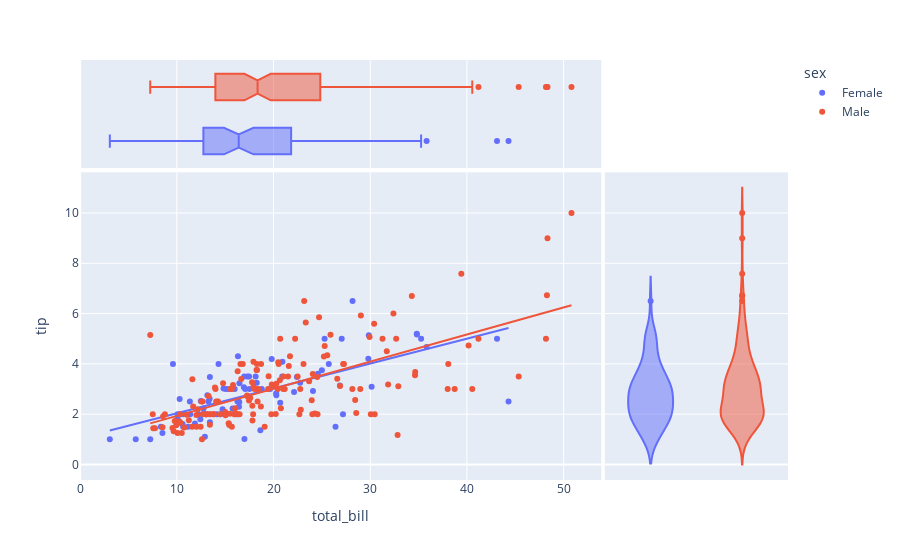

The cell this chart's notebook holds for it:
### Code cell
px.scatter(tips, x='total_bill', y='tip', marginal_x='box', marginal_y='violin', color='sex', trendline='ols')

### Figure 1 — Plotly figure (JSON) as saved in the notebook; plotly's stock layout.template omitted (floating-point values rounded to 4 significant figures; data arrays with more than 128 entries replaced by an {"elided": "..."} marker saying what was removed)
{"data": [{"hovertemplate": "sex=Female<br>total_bill=%{x}<br>tip=%{y}<extra></extra>", "legendgroup": "Female", "marker": {"color": "#636efa", "symbol": "circle"}, "mode": "markers", "name": "Female", "orientation": "v", "showlegend": true, "type": "scatter", "x": [16.99, 24.59, 35.26, 14.83, 10.33, 16.97, 20.29, 15.77, 19.65, 15.06, 20.69, 16.93, 10.29, 34.81, 26.41, 16.45, 3.07, 17.07, 26.86, 25.28, 14.73, 10.07, 34.83, 5.75, 16.32, 22.75, 11.35, 15.38, 44.3, 22.42, 20.92, 14.31, 7.25, 25.71, 17.31, 10.65, 12.43, 24.08, 13.42, 12.48, 29.8, 14.52, 11.38, 20.27, 11.17, 12.26, 18.26, 8.51, 10.33, 14.15, 13.16, 17.47, 27.05, 16.43, 8.35, 18.64, 11.87, 29.85, 25, 13.39, 16.21, 17.51, 10.59, 10.63, 9.6, 20.9, 18.15, 19.81, 43.11, 13, 12.74, 13, 16.4, 16.47, 12.76, 13.27, 28.17, 12.9, 30.14, 13.42, 15.98, 16.27, 10.09, 22.12, 35.83, 27.18, 18.78], "xaxis": "x", "y": [1.01, 3.61, 5, 3.02, 1.67, 3.5, 2.75, 2.23, 3, 3, 2.45, 3.07, 2.6, 5.2, 1.5, 2.47, 1, 3, 3.14, 5, 2.2, 1.83, 5.17, 1, 4.3, 3.25, 2.5, 3, 2.5, 3.48, 4.08, 4, 1, 4, 3.5, 1.5, 1.8, 2.92, 1.68, 2.52, 4.2, 2, 2, 2.83, 1.5, 2, 3.25, 1.25, 2, 2, 2.75, 3.5, 5, 2.3, 1.5, 1.36, 1.63, 5.14, 3.75, 2.61, 2, 3, 1.61, 2, 4, 3.5, 3.5, 4.19, 5, 2, 2.01, 2, 2.5, 3.23, 2.23, 2.5, 6.5, 1.1, 3.09, 3.48, 3, 2.5, 2, 2.88, 4.67, 2, 3], "yaxis": "y"}, {"alignmentgroup": "True", "hovertemplate": "sex=Female<br>total_bill=%{x}<extra></extra>", "legendgroup": "Female", "marker": {"color": "#636efa", "symbol": "circle"}, "name": "Female", "notched": true, "offsetgroup": "Female", "showlegend": false, "type": "box", "x": [16.99, 24.59, 35.26, 14.83, 10.33, 16.97, 20.29, 15.77, 19.65, 15.06, 20.69, 16.93, 10.29, 34.81, 26.41, 16.45, 3.07, 17.07, 26.86, 25.28, 14.73, 10.07, 34.83, 5.75, 16.32, 22.75, 11.35, 15.38, 44.3, 22.42, 20.92, 14.31, 7.25, 25.71, 17.31, 10.65, 12.43, 24.08, 13.42, 12.48, 29.8, 14.52, 11.38, 20.27, 11.17, 12.26, 18.26, 8.51, 10.33, 14.15, 13.16, 17.47, 27.05, 16.43, 8.35, 18.64, 11.87, 29.85, 25, 13.39, 16.21, 17.51, 10.59, 10.63, 9.6, 20.9, 18.15, 19.81, 43.11, 13, 12.74, 13, 16.4, 16.47, 12.76, 13.27, 28.17, 12.9, 30.14, 13.42, 15.98, 16.27, 10.09, 22.12, 35.83, 27.18, 18.78], "xaxis": "x3", "yaxis": "y3"}, {"alignmentgroup": "True", "hovertemplate": "sex=Female<br>tip=%{y}<extra></extra>", "legendgroup": "Female", "marker": {"color": "#636efa", "symbol": "circle"}, "name": "Female", "offsetgroup": "Female", "scalegroup": "y", "showlegend": false, "type": "violin", "xaxis": "x2", "y": [1.01, 3.61, 5, 3.02, 1.67, 3.5, 2.75, 2.23, 3, 3, 2.45, 3.07, 2.6, 5.2, 1.5, 2.47, 1, 3, 3.14, 5, 2.2, 1.83, 5.17, 1, 4.3, 3.25, 2.5, 3, 2.5, 3.48, 4.08, 4, 1, 4, 3.5, 1.5, 1.8, 2.92, 1.68, 2.52, 4.2, 2, 2, 2.83, 1.5, 2, 3.25, 1.25, 2, 2, 2.75, 3.5, 5, 2.3, 1.5, 1.36, 1.63, 5.14, 3.75, 2.61, 2, 3, 1.61, 2, 4, 3.5, 3.5, 4.19, 5, 2, 2.01, 2, 2.5, 3.23, 2.23, 2.5, 6.5, 1.1, 3.09, 3.48, 3, 2.5, 2, 2.88, 4.67, 2, 3], "yaxis": "y2"}, {"hovertemplate": "<b>OLS trendline</b><br>tip = 0.0988779 * total_bill + 1.04802<br>R<sup>2</sup>=0.466488<br><br>sex=Female<br>total_bill=%{x}<br>tip=%{y} <b>(trend)</b><extra></extra>", "legendgroup": "Female", "marker": {"color": "#636efa", "symbol": "circle"}, "mode": "lines", "name": "Female", "showlegend": false, "type": "scatter", "x": [3.07, 5.75, 7.25, 8.35, 8.51, 9.6, 10.07, 10.09, 10.29, 10.33, 10.33, 10.59, 10.63, 10.65, 11.17, 11.35, 11.38, 11.87, 12.26, 12.43, 12.48, 12.74, 12.76, 12.9, 13, 13, 13.16, 13.27, 13.39, 13.42, 13.42, 14.15, 14.31, 14.52, 14.73, 14.83, 15.06, 15.38, 15.77, 15.98, 16.21, 16.27, 16.32, 16.4, 16.43, 16.45, 16.47, 16.93, 16.97, 16.99, 17.07, 17.31, 17.47, 17.51, 18.15, 18.26, 18.64, 18.78, 19.65, 19.81, 20.27, 20.29, 20.69, 20.9, 20.92, 22.12, 22.42, 22.75, 24.08, 24.59, 25, 25.28, 25.71, 26.41, 26.86, 27.05, 27.18, 28.17, 29.8, 29.85, 30.14, 34.81, 34.83, 35.26, 35.83, 43.11, 44.3], "xaxis": "x", "y": [1.352, 1.617, 1.765, 1.874, 1.889, 1.997, 2.044, 2.046, 2.065, 2.069, 2.069, 2.095, 2.099, 2.101, 2.152, 2.17, 2.173, 2.222, 2.26, 2.277, 2.282, 2.308, 2.31, 2.324, 2.333, 2.333, 2.349, 2.36, 2.372, 2.375, 2.375, 2.447, 2.463, 2.484, 2.504, 2.514, 2.537, 2.569, 2.607, 2.628, 2.651, 2.657, 2.662, 2.67, 2.673, 2.675, 2.677, 2.722, 2.726, 2.728, 2.736, 2.76, 2.775, 2.779, 2.843, 2.854, 2.891, 2.905, 2.991, 3.007, 3.052, 3.054, 3.094, 3.115, 3.117, 3.235, 3.265, 3.297, 3.429, 3.479, 3.52, 3.548, 3.59, 3.659, 3.704, 3.723, 3.736, 3.833, 3.995, 4.0, 4.028, 4.49, 4.492, 4.534, 4.591, 5.311, 5.428], "yaxis": "y"}, {"hovertemplate": "sex=Male<br>total_bill=%{x}<br>tip=%{y}<extra></extra>", "legendgroup": "Male", "marker": {"color": "#EF553B", "symbol": "circle"}, "mode": "markers", "name": "Male", "orientation": "v", "showlegend": true, "type": "scatter", "x": {"elided": "157 float values"}, "xaxis": "x", "y": {"elided": "157 float values"}, "yaxis": "y"}, {"alignmentgroup": "True", "hovertemplate": "sex=Male<br>total_bill=%{x}<extra></extra>", "legendgroup": "Male", "marker": {"color": "#EF553B", "symbol": "circle"}, "name": "Male", "notched": true, "offsetgroup": "Male", "showlegend": false, "type": "box", "x": {"elided": "157 float values"}, "xaxis": "x3", "yaxis": "y3"}, {"alignmentgroup": "True", "hovertemplate": "sex=Male<br>tip=%{y}<extra></extra>", "legendgroup": "Male", "marker": {"color": "#EF553B", "symbol": "circle"}, "name": "Male", "offsetgroup": "Male", "scalegroup": "y", "showlegend": false, "type": "violin", "xaxis": "x2", "y": {"elided": "157 float values"}, "yaxis": "y2"}, {"hovertemplate": "<b>OLS trendline</b><br>tip = 0.107861 * total_bill + 0.852148<br>R<sup>2</sup>=0.448569<br><br>sex=Male<br>total_bill=%{x}<br>tip=%{y} <b>(trend)</b><extra></extra>", "legendgroup": "Male", "marker": {"color": "#EF553B", "symbol": "circle"}, "mode": "lines", "name": "Male", "showlegend": false, "type": "scatter", "x": {"elided": "157 float values"}, "xaxis": "x", "y": {"elided": "157 float values"}, "yaxis": "y"}], "layout": {"legend": {"title": {"text": "sex"}, "tracegroupgap": 0}, "margin": {"t": 60}, "xaxis": {"anchor": "y", "domain": [0, 0.7363], "title": {"text": "total_bill"}}, "xaxis2": {"anchor": "y2", "domain": [0.7413, 1], "matches": "x2", "showgrid": false, "showline": false, "showticklabels": false, "ticks": ""}, "xaxis3": {"anchor": "y3", "domain": [0, 0.7363], "matches": "x", "showgrid": true, "showticklabels": false}, "xaxis4": {"anchor": "y4", "domain": [0.7413, 1], "matches": "x2", "showgrid": false, "showline": false, "showticklabels": false, "ticks": ""}, "yaxis": {"anchor": "x", "domain": [0, 0.7326], "title": {"text": "tip"}}, "yaxis2": {"anchor": "x2", "domain": [0, 0.7326], "matches": "y", "showgrid": true, "showticklabels": false}, "yaxis3": {"anchor": "x3", "domain": [0.7426, 1], "matches": "y3", "showgrid": false, "showline": false, "showticklabels": false, "ticks": ""}, "yaxis4": {"anchor": "x4", "domain": [0.7426, 1], "matches": "y3", "showgrid": true, "showline": false, "showticklabels": false, "ticks": ""}}}
